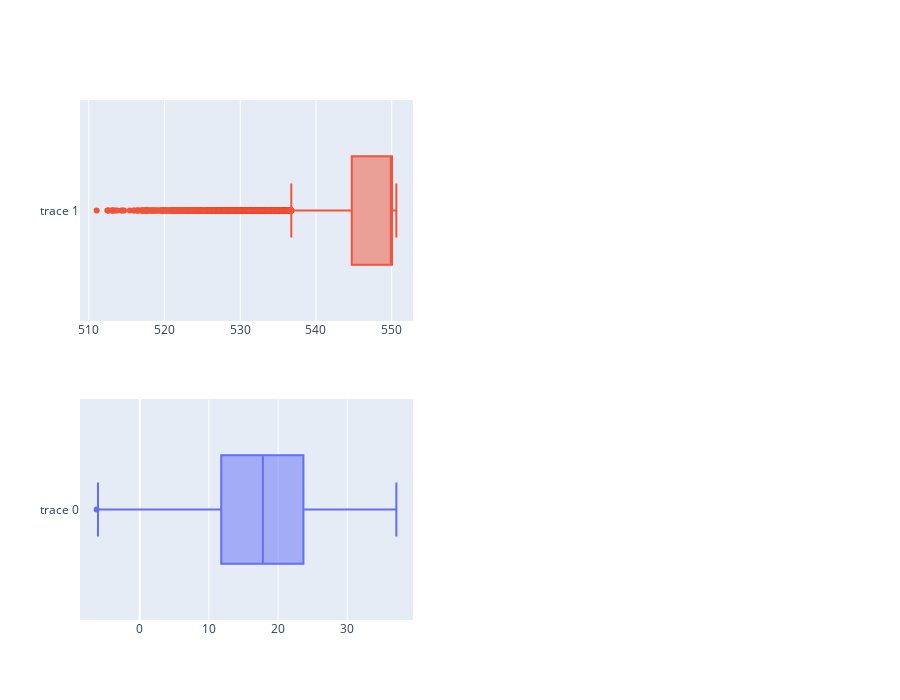

This figure's notebook cell:
### Code cell
from plotly.subplots import make_subplots
import plotly.graph_objects as go
fig = make_subplots(rows=2, cols=2, start_cell="bottom-left")

fig.add_trace(go.Box(x=df['AT']),row=1, col=1)
fig.add_trace(go.Box(x=df['TAT']),row=2, col=1)
fig.update_layout(height=700, showlegend=False)
fig.show()

### Figure 1 — Plotly figure (JSON) as saved in the notebook; plotly's stock layout.template omitted (floating-point values rounded to 4 significant figures; data arrays with more than 128 entries replaced by an {"elided": "..."} marker saying what was removed)
{"data": [{"type": "box", "x": {"elided": "36733 float values"}, "xaxis": "x", "yaxis": "y"}, {"type": "box", "x": {"elided": "36733 float values"}, "xaxis": "x3", "yaxis": "y3"}], "layout": {"height": 700, "showlegend": false, "xaxis": {"anchor": "y", "domain": [0, 0.45]}, "xaxis2": {"anchor": "y2", "domain": [0.55, 1]}, "xaxis3": {"anchor": "y3", "domain": [0, 0.45]}, "xaxis4": {"anchor": "y4", "domain": [0.55, 1]}, "yaxis": {"anchor": "x", "domain": [0, 0.425]}, "yaxis2": {"anchor": "x2", "domain": [0, 0.425]}, "yaxis3": {"anchor": "x3", "domain": [0.575, 1]}, "yaxis4": {"anchor": "x4", "domain": [0.575, 1]}}}
